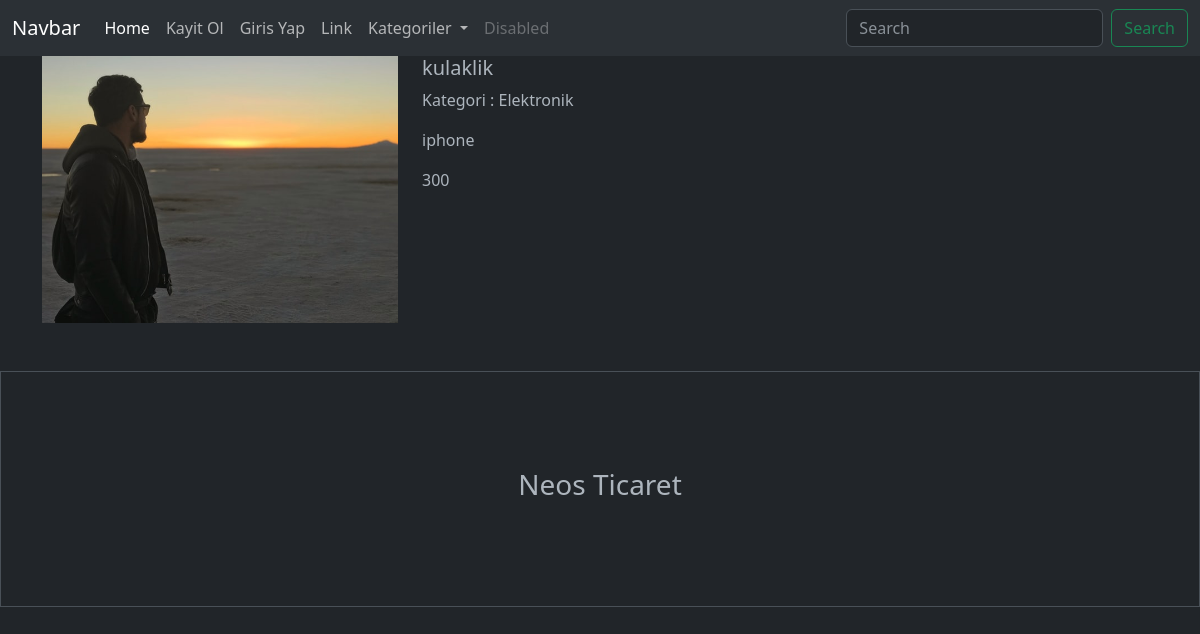
The app's page /urun-detay/2 with its own data.
### urunler/models.py (models this page shows, shortened)
class Urun(models.Model):
    satici = models.ForeignKey(User , on_delete=models.CASCADE , null=True)
    kategori = models.ForeignKey(Kategori , on_delete=models.SET_NULL , null=True)
    altkategori = models.ManyToManyField(AltKategori)
    seriNo = models.OneToOneField(Tek , on_delete = models.CASCADE , null=True , blank=True)
    isim = models.CharField(max_length=100)
    aciklama = models.TextField(max_length=1000)
    fiyat = models.IntegerField()
    resim = models.FileField(upload_to='urunler/', null=True)

class Kategori(models.Model):
    isim = models.CharField(max_length=100)

### urunler/views.py (the view)
# urls.py: path('urun-detay/<int:urunId>' , product , name='urun'),
def product(request , urunId):
    urunum = Urun.objects.get(id = urunId)
    context = {
        'urun':urunum
    }
    return render(request , 'urun.html' , context)

### urunler/templates/urun.html (shortened to what this page needs)
{% extends "index.html" %}
{% load static%}
      {% block content %}
      <div class="container">
        <div class="row">
            <div class="col-4">
                <img src="{{urun.resim.url}}" width="100%" alt="">
            </div>
            <div class="col-8">
                <h5>{{urun.isim}}</h5>
                <p>Kategori : {{urun.kategori.isim}}</p>
                <p>{{urun.aciklama}}</p>
                <p>{{urun.fiyat}}</p>
            </div>
        </div>
      </div>
      {% endblock content %}

### records on screen
Urun: resim (picture), isim "kulaklik", kategori.isim "Elektronik", aciklama "iphone", fiyat "300"
